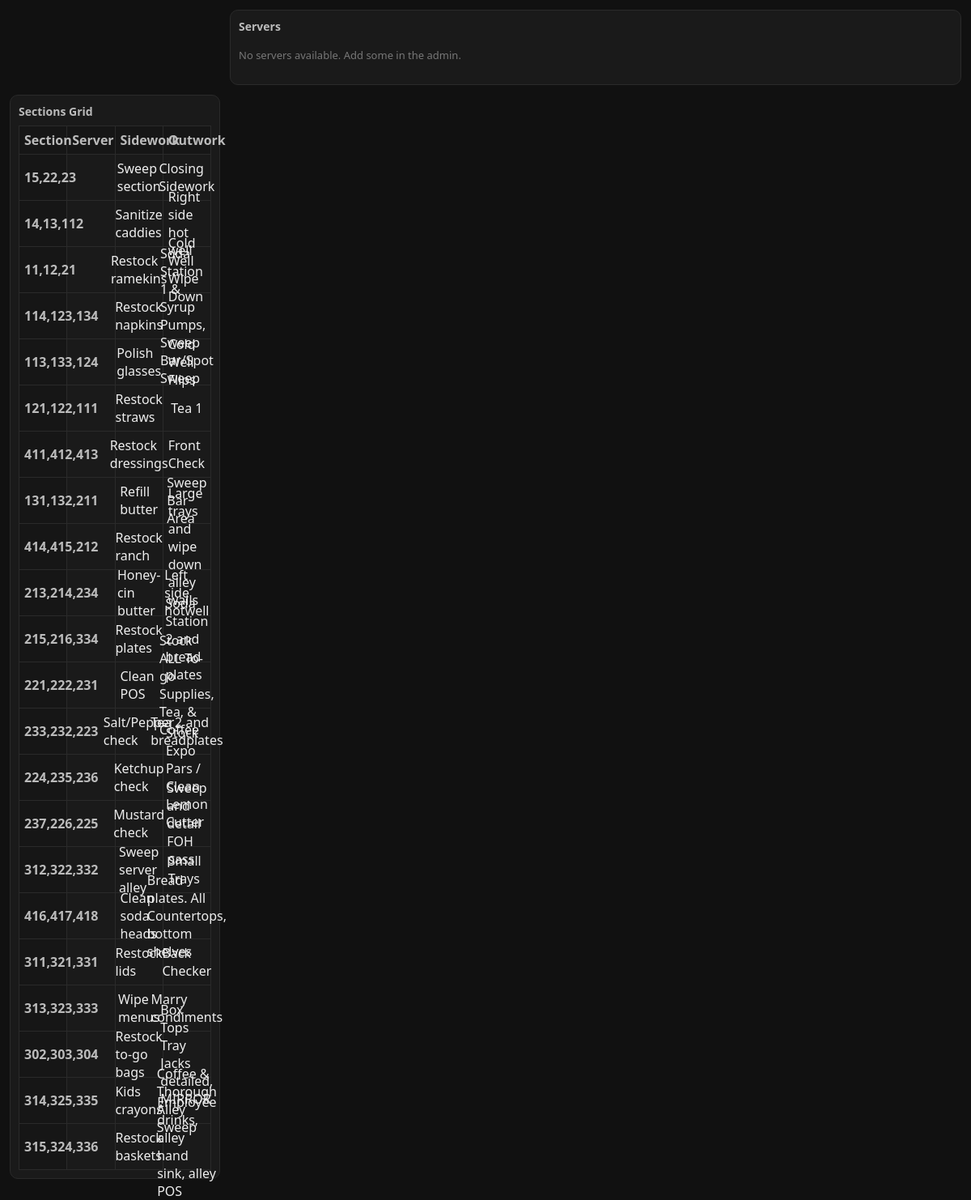
Before: / with the older database file.
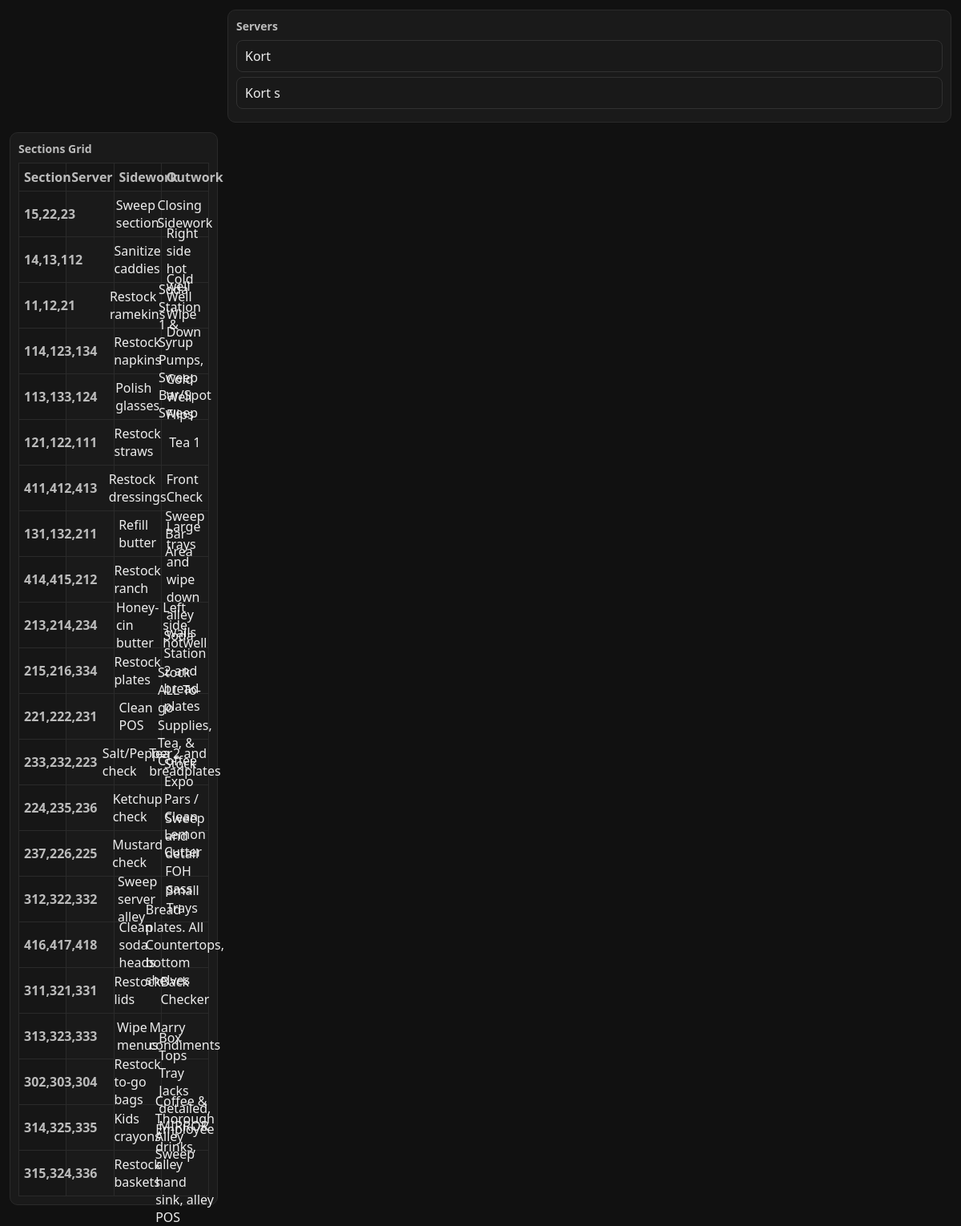
After: the same page with the newer database file.
### blog/models.py (models this page shows, shortened)
class Server(models.Model):
    id = models.CharField(max_length=50, primary_key=True)
    name = models.CharField(max_length=100)
    upsellScore = models.IntegerField()
    sectionAssigned = models.CharField(max_length=50)
    timeIn = models.DateTimeField()
    hoursScheduled = models.IntegerField()
    length_of_employment = models.IntegerField()
    max_guests = models.IntegerField()
    pyos = models.IntegerField()
    pitty = models.IntegerField()

### blog/views.py (the view)
# urls.py: path('', views.index, name='index'),
def index(request):
    servers = Server.objects.order_by("name")
    return render(request, 'blog/base.html', {"servers": servers})

### blog/templates/blog/base.html (shortened to what this page needs)
﻿<!doctype html>
<html lang="en">
<head>
</head>
<body>
  <section class="palette" id="palette">
    <h2>Servers</h2>
    {% for server in servers %}
      <div
        class="item"
        draggable="true"
        data-id="{{ server.id }}"
        data-label="{{ server.name }}"
        data-upsell-score="{{ server.upsellScore }}"
        data-section-assigned="{{ server.sectionAssigned }}"
        data-time-in="{{ server.timeIn|date:'c' }}"
        data-hours-scheduled="{{ server.hoursScheduled }}"
        data-length-of-employment="{{ server.length_of_employment }}"
        data-max-guests="{{ server.max_guests }}"
        data-pyos="{{ server.pyos }}"
        data-pitty="{{ server.pitty }}"
      >{{ server.name }}</div>
    {% empty %}
      <p class="empty-state">No servers available. Add some in the admin.</p>
    {% endfor %}
  </section>
  <section class="sheet">
    <h2>Sections Grid</h2>
    <table class="grid" id="grid">
      <thead>
        <tr>
          <th>Section</th>
          <th>Server</th>
          <th>Sidework</th>
          <th>Outwork</th>
        </tr>
      </thead>
      <tbody id="tbody"></tbody>
    </table>
  </section>
</body>
</html>

### blog/templates/blog/base.html (style rules this page uses)
* { box-sizing:border-box;font-family:system-ui,Arial,sans-serif }
body { margin:0;display:grid;grid-template-columns:260px 1fr;gap:12px;padding:12px;background:#111;color:#eee }
.palette,.sheet { background:#1a1a1a;border:1px solid #2a2a2a;border-radius:10px;padding:10px }
h2 { margin:0 0 8px;font-size:14px;color:#bbb }
.item { padding:8px 10px;margin:6px 0;border:1px solid #313131;border-radius:8px;background:#191919;cursor:grab }
.grid { width:100%;border-collapse:collapse;table-layout:fixed }
.grid th,.grid td { border:1px solid #2a2a2a;padding:6px }
.grid thead th { background:#161616;color:#bbb }

Changed rows visible on the page:
added Server: name "Kort"
added Server: name "Kort s"
Other visible differences:
text no longer shown: "No servers available. Add some in the admin."
